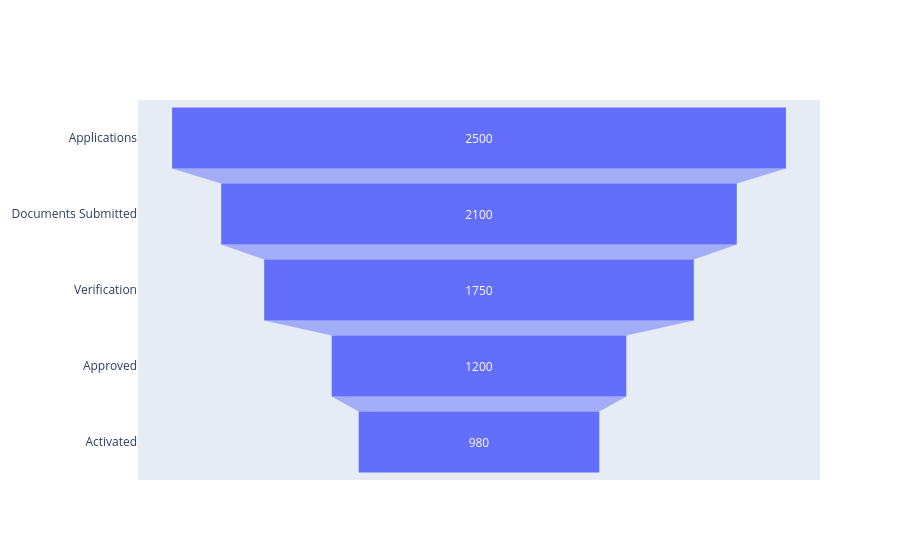

Notebook source saved alongside this figure:
### Code cell
df3 = pd.DataFrame({
    "Stage": ["Applications", "Documents Submitted", "Verification", "Approved", "Activated"],
    "Count": [2500, 2100, 1750, 1200, 980]
})

fig = go.Figure()

fig.add_trace(
    go.Funnel(
        x=df3["Count"],
        y=df3["Stage"]
    )
)

fig.show()

### Figure 1 — Plotly figure (JSON) as saved in the notebook; plotly's stock layout.template omitted (floating-point values rounded to 4 significant figures)
{"data": [{"type": "funnel", "x": [2500, 2100, 1750, 1200, 980], "y": ["Applications", "Documents Submitted", "Verification", "Approved", "Activated"]}], "layout": {}}
